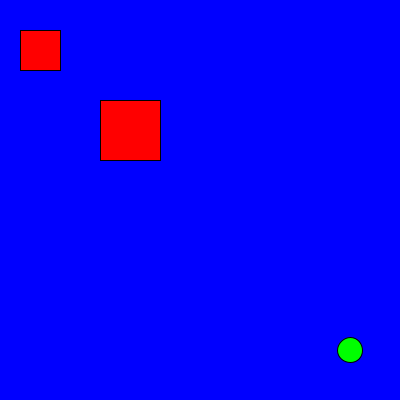
Frame 1 (no input)
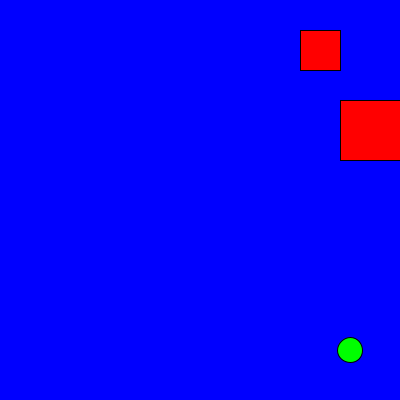
Frame 60 (the mouse pressed at the canvas centre just before this capture)
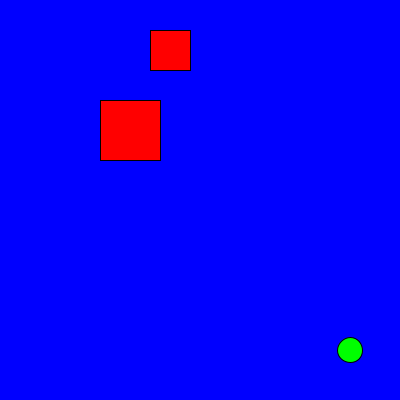
Frame 120 (the mouse held since frame 60 and released just before this capture)

The Processing sketch that drew these frames (run headless with seeded random() and noise(); from frame 60 on, the mouse is pressed at the canvas centre):

// Processing sketch: Frogger
// ── Frogger.pde
int x = 350;
int y = 350;
Car C1 = new Car(100,100,60,60);
Car C2 = new Car(20,30,40,50);
void draw(){
 background(0,0,255);
fill(0,255,0);
ellipse(x,y,25,25);
Borders();
C1.display();
C2.display();
C1.carleft();
C2.carright();

if (intersects(C1)==true){
  x= 350;
  y=350;
}
if (intersects(C2)==true){
 x=350;
 y=350;
}
}
void setup(){
  size(400,400);

}
void keyPressed()
{
      if(key == CODED){
            if(keyCode == UP)
            {
                  y=y-5;
            }
            else if(keyCode == DOWN)
            {
                  y=y+5; 
            }
            else if(keyCode == RIGHT)
            {
                  x=x+5;
            }
            else if(keyCode == LEFT)
            {
                  x=x-5;      
            }
      }
}
void Borders(){
  if(x>400)
 {
   x=0;
   
}
if(x<0){
  x=400;
}
if(y>400){
y=0;

}
if(y<0){
  y=400;
}
}
public class Car{
 int carx;
 int cary;
 int carSize;
 int speed;

public Car(int carx, int cary,int carSize, int speed){
  this.carx = carx;
  this.cary= cary;
  this.carSize = carSize;
  this.speed = speed;
} 
void display(){
  fill(255,0,0);
  rect(carx,cary,carSize,carSize);
}  
void carleft(){
  carx = carx-speed;
  if(carx<0) {
   carx=width; 
  }
}
void carright(){
 carx = carx + speed;
 if(carx>width){
   carx = 0;
 }
}
int getx(){
  return carx;
}
int gety(){
  return cary;
}
int getSize(){
  return carSize;
}
}
boolean intersects(Car car) {
      if ((y > car.gety() && y < car.gety()+50) && (x > car.getx() && x < car.getx()+car.getSize()))
      {
             return true;
      }
      else 
      {
             return false;
      }
}
